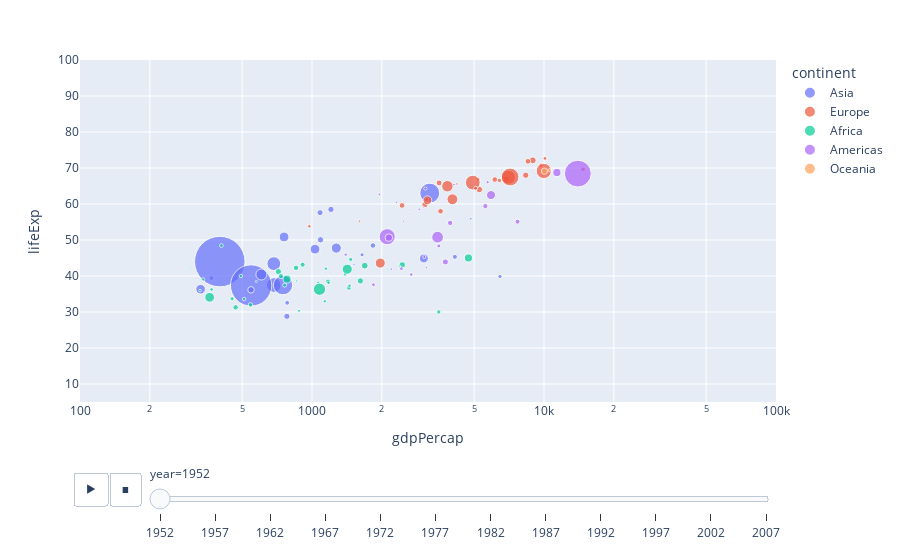

The code cell stored with this chart in its notebook:
### Code cell
# animated plot
px.scatter(df, x= "gdpPercap",
            y = "lifeExp",
            size= "pop", color= "continent",
            animation_frame='year', animation_group="country",
            log_x=True, size_max=55, range_x=[100,100000], range_y=[5,100])

### Figure 1 — Plotly figure (JSON) as saved in the notebook; plotly's stock layout.template omitted (floating-point values rounded to 4 significant figures)
{"data": [{"hovertemplate": "continent=Asia<br>year=1952<br>gdpPercap=%{x}<br>lifeExp=%{y}<br>pop=%{marker.size}<extra></extra>", "ids": ["Afghanistan", "Bahrain", "Bangladesh", "Cambodia", "China", "Hong Kong, China", "India", "Indonesia", "Iran", "Iraq", "Israel", "Japan", "Jordan", "Korea, Dem. Rep.", "Korea, Rep.", "Kuwait", "Lebanon", "Malaysia", "Mongolia", "Myanmar", "Nepal", "Oman", "Pakistan", "Philippines", "Saudi Arabia", "Singapore", "Sri Lanka", "Syria", "Taiwan", "Thailand", "Vietnam", "West Bank and Gaza", "Yemen, Rep."], "legendgroup": "Asia", "marker": {"color": "#636efa", "size": [8425333, 120447, 46886859, 4693836, 556263527, 2125900, 372000000, 82052000, 17272000, 5441766, 1620914, 86459025, 607914, 8865488, 20947571, 160000, 1439529, 6748378, 800663, 20092996, 9182536, 507833, 41346560, 22438691, 4005677, 1127000, 7982342, 3661549, 8550362, 21289402, 26246839, 1030585, 4963829], "sizemode": "area", "sizeref": 435900.0, "symbol": "circle"}, "mode": "markers", "name": "Asia", "orientation": "v", "showlegend": true, "type": "scatter", "x": [779.4, 9867.0, 684.2, 368.5, 400.4, 3054.0, 546.6, 749.7, 3035.0, 4130.0, 4087.0, 3217.0, 1547.0, 1088.0, 1031.0, 108400.0, 4835.0, 1831.0, 786.6, 331, 545.9, 1828.0, 684.6, 1273.0, 6460.0, 2315.0, 1084.0, 1643.0, 1207.0, 757.8, 605.1, 1516.0, 781.7], "xaxis": "x", "y": [28.8, 50.94, 37.48, 39.42, 44, 60.96, 37.37, 37.47, 44.87, 45.32, 65.39, 63.03, 43.16, 50.06, 47.45, 55.56, 55.93, 48.46, 42.24, 36.32, 36.16, 37.58, 43.44, 47.75, 39.88, 60.4, 57.59, 45.88, 58.5, 50.85, 40.41, 43.16, 32.55], "yaxis": "y"}, {"hovertemplate": "continent=Europe<br>year=1952<br>gdpPercap=%{x}<br>lifeExp=%{y}<br>pop=%{marker.size}<extra></extra>", "ids": ["Albania", "Austria", "Belgium", "Bosnia and Herzegovina", "Bulgaria", "Croatia", "Czech Republic", "Denmark", "Finland", "France", "Germany", "Greece", "Hungary", "Iceland", "Ireland", "Italy", "Montenegro", "Netherlands", "Norway", "Poland", "Portugal", "Romania", "Serbia", "Slovak Republic", "Slovenia", "Spain", "Sweden", "Switzerland", "Turkey", "United Kingdom"], "legendgroup": "Europe", "marker": {"color": "#EF553B", "size": [1282697, 6927772, 8730405, 2791000, 7274900, 3882229, 9125183, 4334000, 4090500, 42459667, 69145952, 7733250, 9504000, 147962, 2952156, 47666000, 413834, 10381988, 3327728, 25730551, 8526050, 16630000, 6860147, 3558137, 1489518, 28549870, 7124673, 4815000, 22235677, 50430000], "sizemode": "area", "sizeref": 435900.0, "symbol": "circle"}, "mode": "markers", "name": "Europe", "orientation": "v", "showlegend": true, "type": "scatter", "x": [1601.0, 6137.0, 8343.0, 973.5, 2444.0, 3119.0, 6876.0, 9692.0, 6425.0, 7030.0, 7144.0, 3531.0, 5264.0, 7268.0, 5210.0, 4931.0, 2648.0, 8942.0, 10100.0, 4029.0, 3068.0, 3145.0, 3581.0, 5075.0, 4215.0, 3834.0, 8528.0, 14730.0, 1969.0, 9980.0], "xaxis": "x", "y": [55.23, 66.8, 68, 53.82, 59.6, 61.21, 66.87, 70.78, 66.55, 67.41, 67.5, 65.86, 64.03, 72.49, 66.91, 65.94, 59.16, 72.13, 72.67, 61.31, 59.82, 61.05, 58.0, 64.36, 65.57, 64.94, 71.86, 69.62, 43.59, 69.18], "yaxis": "y"}, {"hovertemplate": "continent=Africa<br>year=1952<br>gdpPercap=%{x}<br>lifeExp=%{y}<br>pop=%{marker.size}<extra></extra>", "ids": ["Algeria", "Angola", "Benin", "Botswana", "Burkina Faso", "Burundi", "Cameroon", "Central African Republic", "Chad", "Comoros", "Congo, Dem. Rep.", "Congo, Rep.", "Cote d'Ivoire", "Djibouti", "Egypt", "Equatorial Guinea", "Eritrea", "Ethiopia", "Gabon", "Gambia", "Ghana", "Guinea", "Guinea-Bissau", "Kenya", "Lesotho", "Liberia", "Libya", "Madagascar", "Malawi", "Mali", "Mauritania", "Mauritius", "Morocco", "Mozambique", "Namibia", "Niger", "Nigeria", "Reunion", "Rwanda", "Sao Tome and Principe", "Senegal", "Sierra Leone", "Somalia", "South Africa", "Sudan", "Swaziland", "Tanzania", "Togo", "Tunisia", "Uganda", "Zambia", "Zimbabwe"], "legendgroup": "Africa", "marker": {"color": "#00cc96", "size": [9279525, 4232095, 1738315, 442308, 4469979, 2445618, 5009067, 1291695, 2682462, 153936, 14100005, 854885, 2977019, 63149, 22223309, 216964, 1438760, 20860941, 420702, 284320, 5581001, 2664249, 580653, 6464046, 748747, 863308, 1019729, 4762912, 2917802, 3838168, 1022556, 516556, 9939217, 6446316, 485831, 3379468, 33119096, 257700, 2534927, 60011, 2755589, 2143249, 2526994, 14264935, 8504667, 290243, 8322925, 1219113, 3647735, 5824797, 2672000, 3080907], "sizemode": "area", "sizeref": 435900.0, "symbol": "circle"}, "mode": "markers", "name": "Africa", "orientation": "v", "showlegend": true, "type": "scatter", "x": [2449.0, 3521.0, 1063.0, 851.2, 543.3, 339.3, 1173.0, 1071.0, 1179.0, 1103.0, 780.5, 2126.0, 1389.0, 2670.0, 1419.0, 375.6, 328.9, 362.1, 4293.0, 485.2, 911.3, 510.2, 299.9, 853.5, 298.8, 575.6, 2388.0, 1443.0, 369.2, 452.3, 743.1, 1968.0, 1688.0, 468.5, 2424.0, 761.9, 1077.0, 2719.0, 493.3, 879.6, 1450.0, 879.8, 1136.0, 4725.0, 1616.0, 1148.0, 716.7, 859.8, 1468.0, 734.8, 1147.0, 406.9], "xaxis": "x", "y": [43.08, 30.02, 38.22, 47.62, 31.98, 39.03, 38.52, 35.46, 38.09, 40.72, 39.14, 42.11, 40.48, 34.81, 41.89, 34.48, 35.93, 34.08, 37.0, 30, 43.15, 33.61, 32.5, 42.27, 42.14, 38.48, 42.72, 36.68, 36.26, 33.69, 40.54, 50.99, 42.87, 31.29, 41.73, 37.44, 36.32, 52.72, 40, 46.47, 37.28, 30.33, 32.98, 45.01, 38.63, 41.41, 41.22, 38.6, 44.6, 39.98, 42.04, 48.45], "yaxis": "y"}, {"hovertemplate": "continent=Americas<br>year=1952<br>gdpPercap=%{x}<br>lifeExp=%{y}<br>pop=%{marker.size}<extra></extra>", "ids": ["Argentina", "Bolivia", "Brazil", "Canada", "Chile", "Colombia", "Costa Rica", "Cuba", "Dominican Republic", "Ecuador", "El Salvador", "Guatemala", "Haiti", "Honduras", "Jamaica", "Mexico", "Nicaragua", "Panama", "Paraguay", "Peru", "Puerto Rico", "Trinidad and Tobago", "United States", "Uruguay", "Venezuela"], "legendgroup": "Americas", "marker": {"color": "#ab63fa", "size": [17876956, 2883315, 56602560, 14785584, 6377619, 12350771, 926317, 6007797, 2491346, 3548753, 2042865, 3146381, 3201488, 1517453, 1426095, 30144317, 1165790, 940080, 1555876, 8025700, 2227000, 662850, 157553000, 2252965, 5439568], "sizemode": "area", "sizeref": 435900.0, "symbol": "circle"}, "mode": "markers", "name": "Americas", "orientation": "v", "showlegend": true, "type": "scatter", "x": [5911.0, 2677.0, 2109.0, 11370.0, 3940.0, 2144.0, 2627.0, 5587.0, 1398.0, 3522.0, 3048.0, 2428.0, 1840.0, 2195.0, 2899.0, 3478.0, 3112.0, 2480.0, 1952.0, 3759.0, 3082.0, 3023.0, 13990.0, 5717.0, 7690.0], "xaxis": "x", "y": [62.48, 40.41, 50.92, 68.75, 54.74, 50.64, 57.21, 59.42, 45.93, 48.36, 45.26, 42.02, 37.58, 41.91, 58.53, 50.79, 42.31, 55.19, 62.65, 43.9, 64.28, 59.1, 68.44, 66.07, 55.09], "yaxis": "y"}, {"hovertemplate": "continent=Oceania<br>year=1952<br>gdpPercap=%{x}<br>lifeExp=%{y}<br>pop=%{marker.size}<extra></extra>", "ids": ["Australia", "New Zealand"], "legendgroup": "Oceania", "marker": {"color": "#FFA15A", "size": [8691212, 1994794], "sizemode": "area", "sizeref": 435900.0, "symbol": "circle"}, "mode": "markers", "name": "Oceania", "orientation": "v", "showlegend": true, "type": "scatter", "x": [10040.0, 10560.0], "xaxis": "x", "y": [69.12, 69.39], "yaxis": "y"}], "layout": {"legend": {"itemsizing": "constant", "title": {"text": "continent"}, "tracegroupgap": 0}, "margin": {"t": 60}, "sliders": [{"active": 0, "currentvalue": {"prefix": "year="}, "len": 0.9, "pad": {"b": 10, "t": 60}, "steps": [{"args": [["1952"], {"frame": {"duration": 0, "redraw": false}, "fromcurrent": true, "mode": "immediate", "transition": {"duration": 0, "easing": "linear"}}], "label": "1952", "method": "animate"}, {"args": [["1957"], {"frame": {"duration": 0, "redraw": false}, "fromcurrent": true, "mode": "immediate", "transition": {"duration": 0, "easing": "linear"}}], "label": "1957", "method": "animate"}, {"args": [["1962"], {"frame": {"duration": 0, "redraw": false}, "fromcurrent": true, "mode": "immediate", "transition": {"duration": 0, "easing": "linear"}}], "label": "1962", "method": "animate"}, {"args": [["1967"], {"frame": {"duration": 0, "redraw": false}, "fromcurrent": true, "mode": "immediate", "transition": {"duration": 0, "easing": "linear"}}], "label": "1967", "method": "animate"}, {"args": [["1972"], {"frame": {"duration": 0, "redraw": false}, "fromcurrent": true, "mode": "immediate", "transition": {"duration": 0, "easing": "linear"}}], "label": "1972", "method": "animate"}, {"args": [["1977"], {"frame": {"duration": 0, "redraw": false}, "fromcurrent": true, "mode": "immediate", "transition": {"duration": 0, "easing": "linear"}}], "label": "1977", "method": "animate"}, {"args": [["1982"], {"frame": {"duration": 0, "redraw": false}, "fromcurrent": true, "mode": "immediate", "transition": {"duration": 0, "easing": "linear"}}], "label": "1982", "method": "animate"}, {"args": [["1987"], {"frame": {"duration": 0, "redraw": false}, "fromcurrent": true, "mode": "immediate", "transition": {"duration": 0, "easing": "linear"}}], "label": "1987", "method": "animate"}, {"args": [["1992"], {"frame": {"duration": 0, "redraw": false}, "fromcurrent": true, "mode": "immediate", "transition": {"duration": 0, "easing": "linear"}}], "label": "1992", "method": "animate"}, {"args": [["1997"], {"frame": {"duration": 0, "redraw": false}, "fromcurrent": true, "mode": "immediate", "transition": {"duration": 0, "easing": "linear"}}], "label": "1997", "method": "animate"}, {"args": [["2002"], {"frame": {"duration": 0, "redraw": false}, "fromcurrent": true, "mode": "immediate", "transition": {"duration": 0, "easing": "linear"}}], "label": "2002", "method": "animate"}, {"args": [["2007"], {"frame": {"duration": 0, "redraw": false}, "fromcurrent": true, "mode": "immediate", "transition": {"duration": 0, "easing": "linear"}}], "label": "2007", "method": "animate"}], "x": 0.1, "xanchor": "left", "y": 0, "yanchor": "top"}], "updatemenus": [{"buttons": [{"args": [null, {"frame": {"duration": 500, "redraw": false}, "fromcurrent": true, "mode": "immediate", "transition": {"duration": 500, "easing": "linear"}}], "label": "&#9654;", "method": "animate"}, {"args": [[null], {"frame": {"duration": 0, "redraw": false}, "fromcurrent": true, "mode": "immediate", "transition": {"duration": 0, "easing": "linear"}}], "label": "&#9724;", "method": "animate"}], "direction": "left", "pad": {"r": 10, "t": 70}, "showactive": false, "type": "buttons", "x": 0.1, "xanchor": "right", "y": 0, "yanchor": "top"}], "xaxis": {"anchor": "y", "domain": [0, 1], "range": [2, 5], "title": {"text": "gdpPercap"}, "type": "log"}, "yaxis": {"anchor": "x", "domain": [0, 1], "range": [5, 100], "title": {"text": "lifeExp"}}}}
